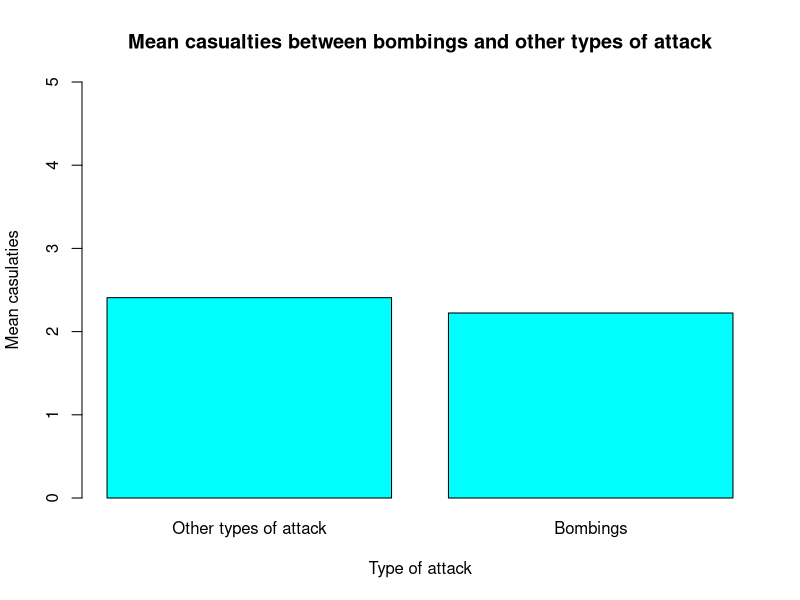

Reproduce this figure in R. (Note: this script raises an error after producing the figure.)
#21/03/2019

#DATA ANALYSIS ESSAY


gtd <- read.csv("gtd.csv")

gtd

summary(gtd)

#2. DATA 

#2.1

gtd$bombing <- ifelse(gtd$attacktype1_txt == "Bombing/Explosion",1,0)

#

#2.2

gtd$attack.target <- ifelse(gtd$targtype1_txt == "Business", "1",
                               ifelse(gtd$targtype1_txt == "Government (General)", "2", 
                               ifelse(gtd$targtype1_txt == "Military", "3", 
                               ifelse(gtd$targtype1_txt == "Police", "4", 
                               ifelse(gtd$targtype1_txt == "Private Citizens & Property","5", 
                               ifelse(gtd$targtype1_txt == is.na(gtd$targtype1_txt), "0","0"))))))

#

#2.3

gtd$gdp <- as.numeric(gtd$gdp)

q.25 <- quantile(gtd$gdp, probs= c(0.25), na.rm = TRUE)
q.50 <- quantile(gtd$gdp, probs= c(0.50), na.rm = TRUE)
q.75 <- quantile(gtd$gdp, probs= c(0.75), na.rm = TRUE)

gtd$cat.gdp <- ifelse(gtd$gdp < q.25, "1",
                                        ifelse (gtd$gdp>= q.25 & gtd$gdp < q.50, "2",
                                        ifelse(gtd$gdp >= q.50 & gtd$gdp < q.75, "3",
                                        ifelse(gtd$gdp >= q.75, "4", "0"))))
#

#2.4

gtd$low.capacity <- ifelse(gtd$cat.gdp == "1", "1", "0")

##

#3. DATA

#a. On average, are bombings more or less lethal than other types of attack?


bombings.moreorless <- tapply(gtd$nkill[gtd$nkill != "-999"], gtd$bombing[gtd$nkill != "-999"], mean)
bombings.moreorless
rownames(bombings.moreorless) = c("Other types of attack", "Bombings")

#Bombings in 2017 were less lethal than other types of attack.
#Non-bombing terrorist attacks constituted for 1199 fatalities which translates to 54.7% of casualties in 2017.

#b. On average, are suicide bombings more lethal than non-suicide bombings?

#Null hypothesis - On average, suicide bombings are more lethal than non-suicide bombings.

#Alternative hypothesis - On average, suicide bombings are not more lethal than suicide bombings.

suicide.moreorless <- tapply(gtd$nkill[gtd$nkill != "-999" & gtd$attacktype1_txt =="Bombing/Explosion"], gtd$suicide[gtd$nkill != "-999" & gtd$attacktype1_txt == "Bombing/Explosion"], mean)
rownames(suicide.moreorless) = c("Other types of bombings", "Suicide Bombings")

#On average in 2017, suicide bombings were not more lethal than non-suicide bombings.
#This is substantiated by the fact that the number of deaths suffered in the latter were higher than in the former.

#Relationship between target and severity of attack

#Null hypothesis - There will be no difference in lethality across different target types.

#Alternative hypothesis - There will be a difference in lethality across different target types.

leth.targ <- tapply(gtd$nkill[gtd$nkill != "-999"], gtd$attack.target[gtd$nkill != "-999"], mean)

rownames(leth.targ) = c("Others", "Business", "Government(General)", "Military", "Police", "Private Citizens & Property")
leth.targ

#When comparing the proportion of casualties suffered, a notable contrast emerges between military targets, constituting 34.61% of deaths with those suffered by business targets, representing only 1.32%, 
#Thus, the null hypothesis is refuted as there are significant levels of difference between the lethality incurred across different target types.

#

#Is success more likely against some targets than others? 

#Null hypothesis - The likelihood of success does not vary across the type of target

#Alternative hypothesis - The likelihood of success varies across the type of target

succ.targ <- tapply(gtd$success, gtd$attack.target, sum)
rownames(succ.targ) = c("Others", "Business", "Government(General)", "Military", "Police", "Private Citizens & Property")
succ.targ
prop.table(succ.targ)

##Thus, the null hypothesis is refuted as the succeses of terrorist attacks in 2017 varied according to the target of attack.

#

#Effect of economic capacity on terrorism

#Null hypothesis - Economic capacity is a key variable in deterring terrorism, as governments with low levels of economic capacity have
                   #insufficient funds to combat terrorist activities.

#Alternative hypothesis - Economic capacity is not a key variable in deterring terrorism and low economic capacity does not suggest
                          #the inability to combat terrorist activities.


lowcapsuc <- sum(gtd$success[gtd$low.capacity == "1" & gtd$success == "1"], na.rm = TRUE) #83

highcapsuc <- sum(gtd$success[gtd$low.capacity == "0" & gtd$success == "1"], na.rm = TRUE) #618

lowcapsuc / (lowcapsuc + highcapsuc) #0.1184023
highcapsuc / (lowcapsuc + highcapsuc) #0.8815977

#Thus, the null hypothesis is refuted, as attacks in countries with low gdp capacity only constituted for 11.84% of successful terrorist attacks.

##

#4. DESCRIPTIVE ANALYSIS

#Table of casualties by attack target

cas.table <- round(table(gtd$attack.target[gtd$nkill != "-999"]),2)
addmargins(cas.table)

#Barplot of average casualties for bombings vs. other types of attack

bomb.vs.oth <- tapply(gtd$nkill[gtd$nkill != "-999"], gtd$bombing[gtd$nkill != "-999"], mean)

bomb.vs.oth
barplot(bomb.vs.oth,
        main = "Mean casualties between bombings and other types of attack",
        ylim = c(0.0, 5),
        ylab = "Mean casulaties",
        xlab = "Type of attack",
        col = "cyan",
        names = c("Other types of attack", "Bombings"))

#Barplot of casualties by attack target

mean.of.casualties
mean.of.casualties <- tapply(gtd$nkill[gtd$nkill != "-999"], gtd$attack.target[gtd$nkill != "-999"], mean)
rownames(mean.of.casualties) = c("Others", "Business", "Government(General)", "Military", "Police", "Private Citizens & Property")


barplot(no.of.casualties, 
        main = "Barplot of average casualties by target type",
        xlab = "Target of Attack", 
        ylab = "Average Casualties",
        ylim = c(0.0, 5.0),
        col = "red",
        names.arg = c("Others", "Business", "Government (General)", "Military", "Police", "Private Citizens & Property"))

#Lethality of bombings vs. suicide bombings

mean.of.bombings 
mean.of.bombings <- tapply(gtd$nkill[gtd$nkill != "-999" & gtd$attacktype1_txt == "Bombing/Explosion"], gtd$suicide[gtd$nkill != "-999" & gtd$attacktype1_txt == "Bombing/Explosion"], mean)

barplot(mean.of.bombings,
        main = "Mean casualties of bombings vs. suicide bombings",
        xlab = "Type of bombing",
        ylab = "Casualties",
        ylim = c(0,10),
        col = "green",
        names.arg = c("Bombing", "Suicide Bombing"))

#Barplot of Success and failure

range(prop.cas)
prop.cas <- prop.table(table(gtd$attack.target[gtd$success == "1"]))

barplot(prop.cas, 
        main = "Bar plot to show success of attack by target type",
        xlab = "Target of Attack", 
        ylab = "Proportion of successful terrorist attacks", 
        ylim = c(0.0, 0.5),
        col = "blue",
        names.arg = c("Others", "Business", "Government (General)", "Military", "Police", "Private Citizens & Property"))

#Barplot showing impact of low economic capacity in the success of terrorist attacks

prop.lowcap

prop.lowcap <- prop.table(table(gtd$low.capacity[gtd$success == "1"]))

barplot(prop.lowcap, 
        main = "Impact of low economic capacity on success of terrorist attacks",
        names.arg = c("High Economic Capacity Countries" , "Low Economic Capacity Countries"),
        xlab = "Level of Economic Capacity", 
        ylab = "Proportion of successful terrorist attacks", 
        col = "blue",
        ylim = c(0.0, 1.0))

##

#5. Hypothesis testing

#5.1

#Test if bombings are more or less lethal than other types of attack.

#Null hypothesis - Bombings do not differ in lethality compared to other types of attack.
#Alternative hypothesis - Bombings differ in lethality compared to other types of attack.

tapply(gtd$nkill[gtd$nkill != "-999"], gtd$bombing[gtd$nkill != "-999"], mean)
bombingtbl <- tapply(gtd$nkill[gtd$nkill != "-999"], gtd$bombing[gtd$nkill != "-999"], mean)
rownames(bombingtbl) = c("Other type of attack", "Bombing")  

bombingtbl

t.test(gtd$nkill[gtd$nkill != "-999"] ~ gtd$bombing[gtd$nkill != "-999"], alt = "two.sided")
t.test(gtd$nkill[gtd$nkill != "-999"] ~ gtd$bombing[gtd$nkill != "-999"], alt ="two.sided", conf = 0.90, var.eq = FALSE)
t.test(gtd$nkill[gtd$nkill != "-999"] ~ gtd$bombing[gtd$nkill != "-999"], alt ="two.sided", conf = 0.99, var.eq = FALSE)

t.test(bombingtbl, conf.level = 0.95, alt = "two.sided")

#

#5.2

#Test if suicide bombings are more lethal than non-suicide bombings.

#Null hypothesis -  On average, suicide bombings are less lethal than non-suicide bombings.
#Alternative hypothesis - On average, suicide bombings are more lethal than non-suicide bombings.
?t.test

#Only more - ONE-TAILED TEST

t.test(gtd$nkill[gtd$nkill != "-999" & gtd$attacktype1_txt == "Bombing/Explosion"] ~ gtd$suicide[gtd$nkill != "-999" & gtd$attacktype1_txt == "Bombing/Explosion"], conf = 0.95, var.eq = FALSE)
t.test(gtd$nkill[gtd$nkill != "-999" & gtd$attacktype1_txt == "Bombing/Explosion"] ~ gtd$suicide[gtd$nkill != "-999" & gtd$attacktype1_txt == "Bombing/Explosion"], alt = "greater", conf = 0.90, var.eq = FALSE)
t.test(gtd$nkill[gtd$nkill != "-999" & gtd$attacktype1_txt == "Bombing/Explosion"] ~ gtd$suicide[gtd$nkill != "-999" & gtd$attacktype1_txt == "Bombing/Explosion"], alt = "greater", conf = 0.99, var.eq = FALSE)

suicidetbl <- tapply(gtd$nkill[gtd$nkill != "-999" & gtd$attacktype1_txt == "Bombing/Explosion"], gtd$suicide[gtd$nkill != "-999" & gtd$attacktype1_txt == "Bombing/Explosion"], sum)


0.002698/2


8.277778 - 1.061333 

#5.3

#Does the lethality of an attack differ based on the intended target? 

boxplot(gtd$nkill[gtd$nkill != "-999"] ~ gtd$attack.target[gtd$nkill != "-999"])

?boxplot

#Null hypothesis - The lethality of an attack does not differ based on the intended target. 
#Alternative hypothesis - The lethality of an attack differs based on the intended target.

#Differ - TWO-TAILED TEST

#Variables tested - gtd$nkill != "-999" + gtd$attack.target

anova.test <- aov(formula = gtd$nkill[gtd$nkill != "-999"] ~ gtd$attack.target[gtd$nkill != "-999"])
anova.test

summary(anova.test)

#As the p-value of 0.00269 is smaller than the significance level of 0.05 we can reject the null hypothesis at the 5% error level.
#As the p-value of 0.00269 is smaller than the significance level of 0.10 we can reject the null hypothesis at the 10% error level.
#As the p-value of 0.00269 is smaller than the significance level of 0.10 we can reject the null hypothesis at the 1% error level.

#5.4 

#Does the success of an attack differ based on the intended target?

#Null hypothesis - Likelihood of success does not vary across the type of target.

#Alternative hypothesis - Likelihood of success varies across the type of target.


targsuc <- table(gtd$attack.target, gtd$success)
colnames(targsuc) = c("No Success", "Success")
rownames(targsuc) = c("Others", "Business", "Government(General)", "Military", "Police", "Private Citizens & Property")


chisq.test(targsuc, correct = T)

#5.5 

#Does low economic capacity affect the success of terrorist attacks?

#Null hypothesis - Governments with low levels of capacity have insufficient resources to effectively combat terrorist activities.
#Alternative hypothesis - Governments with low levels of capacity have sufficient resources to effectively combat terrorist activities.

lowcapsuc <- table(gtd$success[gtd$success == "1"], gtd$low.capacity[gtd$success == "1"])
colnames(lowcapsuc) = c("High Capacity", "Low Capacity")
rownames(lowcapsuc) = c("Successes")
lowcapsuc

chisq.test(lowcapsuc, correct = F)

0.00000000000000022/2


lowecontbl <- table(gtd$success, gtd$low.capacity)
colnames(lowecontbl) = c("High Economic Capacity", "Low Economic Capacity")
rownames(lowecontbl) = c("No Success", "Success")

lowecontbl

barplot(lowecontbl, 
        main = "Effect of economic capacity on success of terrorist attacks",
        legend = T, 
        ylim = c(0.0, 1500),
        col = c("black", "pink"),
        xlab = "Level of Economic Capacity",
        ylab = "Number of successful terrorist attacks")

chisq.test(lowecontbl, correct = T)


lowcaptest <- subset(gtd, subset = gtd$low.capacity == "1")   

#5.1 retry

errorlevel05 <- 0.05
errorlevel10 <- 0.10
errorlevel01 <- 0.01

n1 <- nrow(gtd$nkill[gtd$bombing == "1"])
n2 <- nrow(gtd$nkill[gtd$bombing == "0"])

bombing.mean <- mean(gtd$nkill[gtd$bombing == "1" & gtd$nkill != "-999"])
non.bombingmean <- mean(gtd$nkill[gtd$bombing == "0" & gtd$nkill != "-999"])


v1 <- var(gtd$nkill[gtd$bombing == "1" & gtd$nkill != "-999"])
v2 <- var(gtd$nkill[gtd$bombing == "0" & gtd$nkill != "-999"])

bomb.error <- (v1^2/n1) + (v2^2/n2)

t <- ((bombing.mean-non.bombingmean) - 0) / sqrt(bomb.error)

a <- ((1/(n1-1))*(v1^2/n1))^2
b <- ((1/(n2-1))*(v2^2/n2))^2

DF <- (bomb.error^2)/(a + b)

pvalue <- 1- pt(t, df = DF)

pvalue <- pvalue * 2

pvalue

















